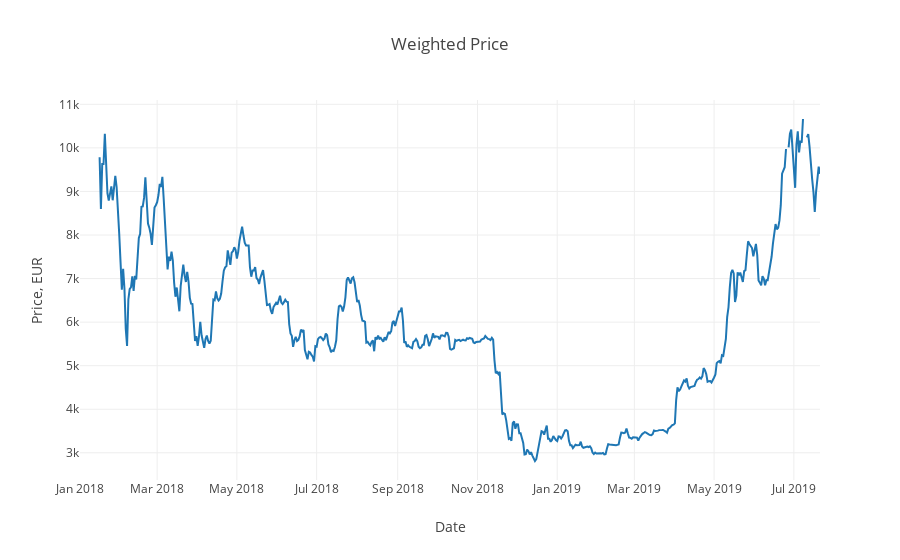

The cell this chart's notebook holds for it:
### Code cell
data = [btc_trace3]
layout = dict(title = 'Weighted Price', xaxis = dict(title = 'Date'),
              yaxis = dict(title = 'Price, EUR'))
fig = dict(data=data, layout=layout)
plotly.offline.iplot(fig)

### Figure 1 — Plotly figure (JSON) as saved in the notebook; plotly's stock layout.template omitted (floating-point values rounded to 4 significant figures; data arrays with more than 128 entries replaced by an {"elided": "..."} marker saying what was removed)
{"data": [{"type": "scatter", "uid": "642e97ae-2850-4a31-9493-3e054abf0f21", "x": {"elided": "567 str values"}, "y": {"elided": "567 float values"}}], "layout": {"title": {"text": "Weighted Price"}, "xaxis": {"title": {"text": "Date"}}, "yaxis": {"title": {"text": "Price, EUR"}}}}
